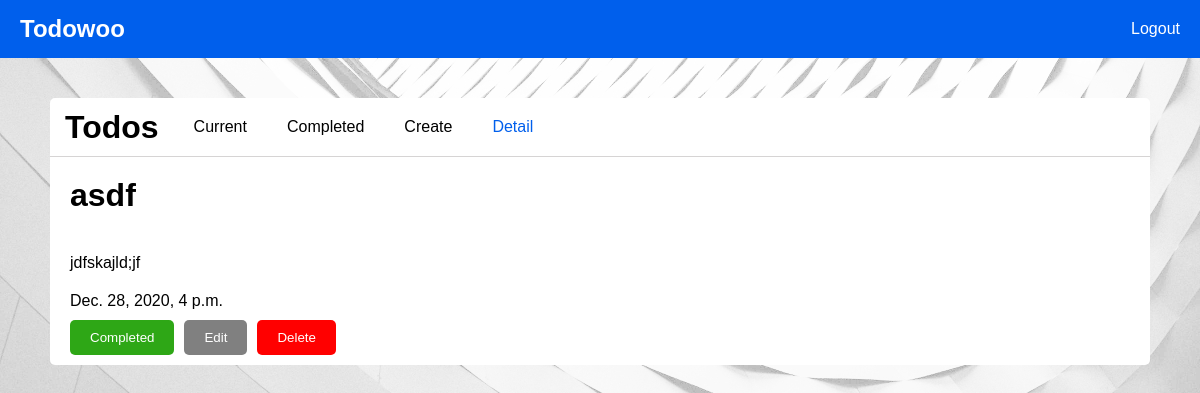
The app's page /detail/4 (signed in) with its own data.
### todo/models.py (models this page shows, shortened)
class todo(models.Model):
    title = models.CharField(max_length = 100)
    memo = models.TextField(blank=True)
    created = models.DateTimeField(auto_now_add=True)
    datecompleted = models.DateTimeField(null=True, blank=True)
    important = models.BooleanField(default=False)
    author =  models.ForeignKey(User, on_delete=models.CASCADE)

### todo/views.py (the view)
# urls.py: path('detail/<int:todo_id>', views.detail, name='detail_page'),
def detail(request, todo_id : int):
    if request.method == 'GET':
        if request.user.is_authenticated:
            target_todo_object = get_object_or_404(todo, pk=todo_id)
            return render(request, 'todo/detail.html', {'todo' : target_todo_object})
    else:
        if request.user.is_authenticated:
            print(request.POST)

### todo/templates/todo/detail.html (shortened to what this page needs)
<!DOCTYPE html>
<html lang="en">
<head>
    {% load static %}
    <link rel="stylesheet" href="{% static 'css/home.css' %}">
    <link rel="stylesheet" href="{% static 'css/detail.css' %}">
    <link rel="stylesheet" href="{% static 'css/current.css' %}">
</head>
<body>
    <header>
        <nav class="navbar">
            <h1>
                Todowoo
            </h1>
            <ul>
                <li><li><form method="POST" action="{% url 'logoutuser' %}">{% csrf_token %}<button type="submit" class="nav-btn">Logout</button></form></li></li>
            </ul>
        </nav>
    </header>
    <section>
        <div class="container-current container-detail">
            <div class="nav">
                <h1>Todos</h1>
                <ul>
                    <li class="active">
                        <a href="{% url 'current_todos' %}">Current</a>
                    </li>
                    <li><a href="{% url 'completed_todos' %}">Completed</a></li>
                    <li><a href="{% url 'create_todo' %}">Create</a></li>
                    <li><a href="#" id="current">Detail</a></li>
                </ul>
            </div>
            <h1>{{todo.title}}</h1>
            <p><pre style="margin-left: 20px;">{{todo.memo}}</pre></p>
            <h3>{{todo.created}}</h3>
            <div class="buttons">
            <form method="post" action="{% url 'complete_todo' todo.id %}">
                <button type="submit" class="btn-green">Completed</button>
            </form>
            <form action="{% url 'edit_todo' todo.id %}" method="GET">
                <button type="submit" class="btn-gray">Edit</button>
            </form>
            <form method="POST" action="{% url 'delete_todo' todo.id%}">
                <button type="submit" class="btn-red">Delete</button>
            </form>
            </div>
        </div>
    </section>
</body>
</html>

### todo/static/css/home.css (style rules this page uses)
* { font-family: Arial, Helvetica, sans-serif; margin: 0; padding: 0; box-sizing: border-box; }
body { background-image: url("../images/background.jpg"); background-repeat: no-repeat; background-size: cover; }
:root { --primary-color: rgb(0, 95, 236); }
.navbar { display: flex; align-items: center; justify-content: space-between; background-color: var(--primary-color); color: white; }
.navbar h1 { padding-left: 20px; }
.navbar ul { list-style: none; }
.navbar ul li { float: left; }
.nav-btn { display: inline-block; padding: 20px; text-decoration: none; color: white; background-color: var(--primary-color); border: none; font-size: 1rem; }

### todo/static/css/detail.css (style rules this page uses)
.container-detail h1 { padding: 20px; font-size: 2rem; }
.container-detail p { padding-bottom: 20px; padding-left: 20px; }
.container-detail h3 { padding-left: 20px; font-weight: 200; font-size: 1rem; }
.buttons { display: flex; padding-left: 20px; padding-top: 10px; }
.btn-red { border: none; display: inline-block; padding: 10px 20px; background-color: red; color: white; text-decoration: none; margin: 0px 0px 10px 0px; border-radius: 5px; }
.btn-green { border: none; display: inline-block; padding: 10px 20px; background-color: rgb(46, 167, 22); color: white; text-decoration: none; margin: 0px 0px 10px 0px; border-radius: 5px; }
.btn-gray { border: none; display: inline-block; padding: 10px 20px; background-color: gray; color: white; text-decoration: none; margin: 0px 10px 0px 10px; border-radius: 5px; }

### todo/static/css/current.css (style rules this page uses)
body { min-height: 100%; }
.container-current { display: flex; flex-direction: column; max-width: 1100px; border-radius: 5px; margin: auto; margin-top: 40px; background-color: white; border-radius: 5px; }
.container-current .nav { display: flex; align-items: center; justify-content: flex-start; border-bottom: solid 1px #d6d4d4; }
.container-current .nav h1 { color: black; padding: 0px 15px; }
.container-current .nav ul { list-style: none; }
.container-current .nav ul li { float: left; }
.container-current .nav ul li a { display: inline-block; text-decoration: none; color: black; padding: 20px }
#current { color: var(--primary-color); }

### records on screen
todo: title "asdf", memo "jdfskajld;jf", created "Dec. 28, 2020, 4 p.m."
